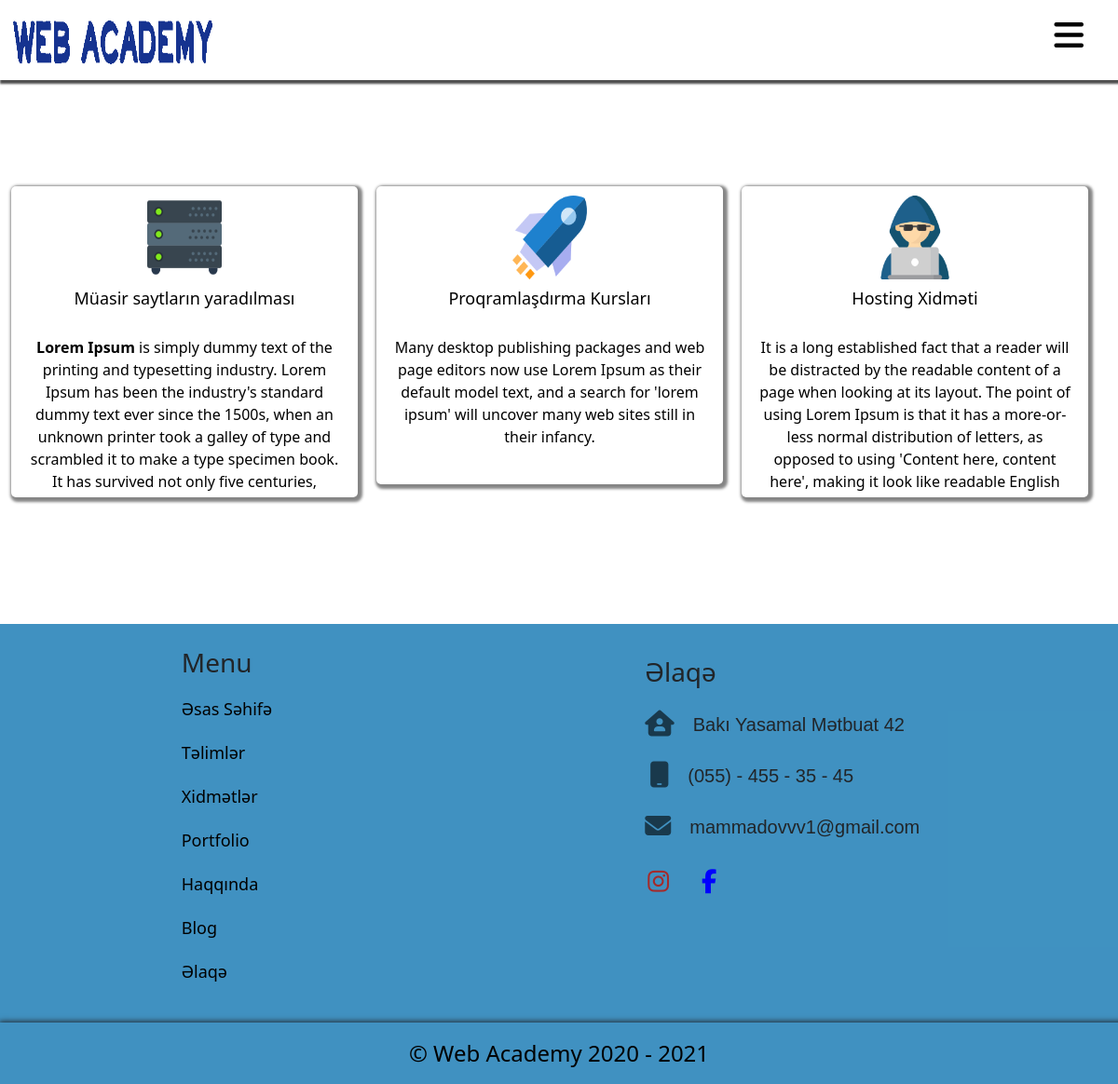
/services.php, run on the app's committed database.
### tables this page shows
CREATE TABLE `xidmetler` (
  `id` bigint(20) UNSIGNED NOT NULL,
  `basliq` varchar(255) NOT NULL,
  `aciqlama` text NOT NULL,
  `sekil` varchar(250) NOT NULL,
  `icon` varchar(250) NOT NULL
);

CREATE TABLE `nizamlamalar` (
  `id` int(2) UNSIGNED NOT NULL,
  `basliq` varchar(256) NOT NULL,
  `aciqlama` varchar(256) NOT NULL,
  `robots` varchar(250) NOT NULL,
  `logo` varchar(250) NOT NULL,
  `unvan` varchar(150) NOT NULL,
  `email` varchar(100) NOT NULL,
  `tel` varchar(25) NOT NULL,
  `mobil` varchar(25) NOT NULL,
  `facebook` varchar(250) NOT NULL,
  `instagram` varchar(250) NOT NULL,
  `haqqinda` text NOT NULL,
  `sekil` varchar(250) NOT NULL,
  `slide1` varchar(250) NOT NULL,
  `slide2` varchar(250) NOT NULL,
  `slide3` varchar(250) NOT NULL
);

### admin/settings/code/front.php (called while the page is built, shortened)
<?php
$db = new DBConnection;
require_once 'admin/settings/class/crud.php';
$CRUD = new CRUD;
 $setting=$CRUD->Select('nizamlamalar');
 $service=$CRUD->Select('xidmetler',1);

### admin/settings/class/crud.php (called while the page is built, shortened)
<?php
 class CRUD{
    public function Select($table,$multi=0,$where=null,$col="*",$arr=null)
    {
        global $db;
        $slc = $db->prepare("SELECT $col from $table $where ");
        $slc->execute($arr);
        return $multi==0 ? $slc->fetch(PDO::FETCH_ASSOC) : $slc->fetchAll(PDO::FETCH_ASSOC);
    }
 }

### services.php (the view)
<?php require_once 'header.php' ?>
            <section>
                <div class="container">
                    <div class="services d-flex justify-content-center ">
                    <?php for($i=0; $i< count($service); $i++) { ?>
                        <div class=" col-lg-4">
                            <a href="#">
                                <div class="service">
                                   <img src="<?= $service[$i]['icon']?>" alt="">
                                    <h3><?= $service[$i]['basliq']?></h3>
                                    <p><?= $service[$i]['aciqlama']?></hp>
                                </div>
                            </a>
                        </div>
                    <?php } ?>
                    </div>
                </div>
            </section>
            <?php require_once 'footer.php' ?>

### footer.php (shortened to what this page needs)
    <footer>
    <div class="row">
                <div class="footer  ">
                    <div class="footer_menu col-lg-2">
                        <ul>
                        <h3 >Menu</h3>
                            <li><a href="index.php">Əsas Səhifə</a></li>
                            <li><a href="training.php">Təlimlər</a></li>
                            <li><a href="services.php">Xidmətlər</a></li>
                            <li><a href="portofilo.php">Portfolio</a></li>
                            <li><a href="about.php">Haqqında</a></li>
                            <li><a href="blog.php">Blog</a></li>
                            <li><a href="contact.php">Əlaqə</a></li>
                        </ul>
                    </div>
                    <div class="foot_cntct ">
                        <div class="sos">
                            <ul>
                                  <h3>Əlaqə</h3>
                                <li><i class="fas fa-house-user "></i><span> <?= $setting['unvan'] ?> </span></li>
                                <li class="mobil"><i class="fas fa-mobile"></i> <span> <?= $setting['mobil'] ?></span></li>
                                <li><i class="fas fa-envelope"></i></i><span> <?= $setting['email'] ?> </span></li>
                            </ul>
                        </div>
                        <div class="social">
                            <a href="<?= $setting['instagram'] ?>" title="İnstagram"><i class="fab fa-instagram"></i></a>
                            <a href="<?= $setting['facebook'] ?>" title="Faceebook"><i class="fab fa-facebook-f"></i></a>
                        </div>
                    </div>
                </div>
                <div class="copy">
                    <p>  © Web Academy <?= date("Y") == "2020" ? "2020" : "2020 - " . date("Y") ?></p>
                </div>
            </footer>
        </body>
</html>

### assets/style.css (style rules this page uses)
* { margin: 0; padding: 0; box-sizing: border-box; list-style: none; }
.container { margin: auto; max-width: 1300px; }
.row { margin-right: 0 !important; margin-left: 0; }
.services { flex-wrap: wrap; }
.services a { text-decoration: none !important; display: block; margin-right: 20px; margin-top: 20px; }
.service { background-color: white; box-shadow: 2px 2px 3px 3px rgba(0, 0, 0, 0.479); border-radius: 5px; min-height: 320px; padding-left: 15px; padding-right: 15px; }
.service img { font-size: 40px; color: rgb(44, 26, 65); display: block; margin: auto; padding-top: 10px; width: 80px; height: 100px; }
.service h3 { color: black; font-size: 18px; padding-top: 10px; text-align: center; }
.service p { color: black; font-size: 16px; text-align: center; padding-bottom: 5px; }
section { margin-top: 180px; }
footer { background-color: rgba(39, 131, 185, 0.884); margin-top: 120px; }
.footer { display: flex; justify-content: space-around; margin-top: 25px; }
.footer li { list-style: none; }
.footer_menu li a { text-decoration: none; color: #000; display: block; margin-top: 20px; font-size: 18px; transition: 2s; }
.sos ul li { display: flex; margin-top: 25px; font-size: 20px; font-family: Arial, Helvetica, sans-serif; }
.sos span { margin-left: 20px; font-size: 20px; }
.fa-mobile { padding-left: 5px; }
.foot_cntct { margin-right: 50px; }
.sos i { color: #000; font-size: 28px; opacity: .6; display: block; }
.sos h3 { margin-top: 10px !important; }
.social { display: flex; }
.social a { margin-top: 15px; margin-left: 35px; }
.social i { font-size: 26px; }
.fa-instagram { color: brown; }
.fa-facebook-f { color: blue; }
.copy { width: 100%; margin-top: 25px; box-shadow: 5px 5px 6px 6px; }
.copy p { padding: 15px; font-size: 24px; color: #000; text-align: center; margin-bottom: 0; }

### data on the page
xidmetler: icon (picture), basliq "Müasir saytların yaradılması", aciqlama "Lorem Ipsum is simply dummy text of the printing and typesetting industry. Lorem Ipsum has been the industry's standard dummy text ever since the 1500s, when an unknown printer took a galley of type and scrambled it to make a type specimen book. It has survived not only five centuries,"
xidmetler: icon (picture), basliq "Proqramlaşdırma Kursları", aciqlama "Many desktop publishing packages and web page editors now use Lorem Ipsum as their default model text, and a search for 'lorem ipsum' will uncover many web sites still in their infancy."
xidmetler: icon (picture), basliq "Hosting Xidməti", aciqlama "It is a long established fact that a reader will be distracted by the readable content of a page when looking at its layout. The point of using Lorem Ipsum is that it has a more-or-less normal distribution of letters, as opposed to using 'Content here, content here', making it look like readable English"
nizamlamalar: unvan "Bakı Yasamal Mətbuat 42", mobil "(055) - 455 - 35 - 45", email "mammadovvv1@gmail.com"
